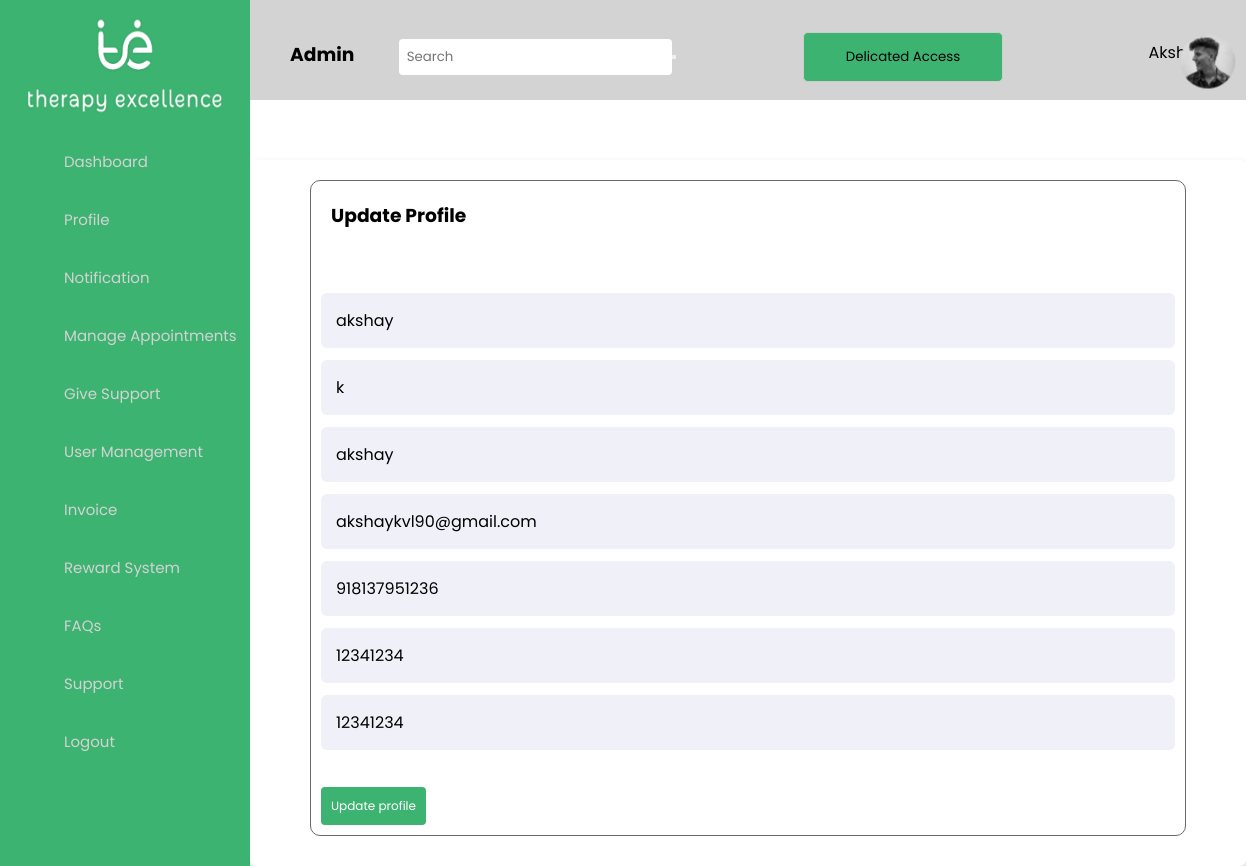
Page /caretakerupdateprofile4 on the committed database.
### caretaker/models.py (models this page shows, shortened)
class Caretaker_Profile(models.Model):
    ID=models.AutoField(primary_key=True,blank=True,unique=True)
    First_Name=models.CharField(max_length=42)
    Last_Name=models.CharField(max_length=42)
    Username= models.CharField(max_length=42)
    Email= models.EmailField()
    Phone_Number=models.IntegerField(default=0)
    Password= models.CharField(max_length=42)
    Confirm_Password= models.CharField(max_length=42)
    otp=models.CharField(max_length=6, blank=True, null=True,editable=False)
    token=models.CharField(max_length=10,blank=True,null=True,editable=True)
    uid = models.CharField(max_length=4, unique=True, editable=False)
    joining_date = models.DateTimeField(auto_now_add=True)

### caretaker/views.py (the view, shortened to what this page needs)
# urls.py: path('caretakerupdateprofile<int:ID>',views.Update_Profile,name="caretakerupdateprofile"),
def Update_Profile(request,ID, *args, **kwargs):
    cust_obj = Caretaker_Profile.objects.get(ID=ID)
    if request.method=='GET':
        return render(request, 'caretakerupdateprofile.html', {'cust_obj': cust_obj})

### templates/caretakerupdateprofile.html (shortened to what this page needs)
{% load static %}
<!DOCTYPE html>
<html lang="en">
<head>
    <link rel="stylesheet" href="{% static 'css/addprofile.css' %} ">
     <link rel="stylesheet" href="{% static 'css/Appointments.css' %} ">
    <link rel="stylesheet" href="{% static 'css/sidebar.css' %}" >
    <link href="https://unpkg.com/boxicons@2.0.7/css/boxicons.min.css" rel="stylesheet" />
    <link rel="stylesheet" href="https://cdnjs.cloudflare.com/ajax/libs/normalize/5.0.0/normalize.min.css">
    <link rel="stylesheet" href="{% static 'css/list1.css' %}" >
</head>
<body>
<div class="sidebar">
        <img src="static/img/images/logo_2.png" alt="Side Navigation Image">
      <ul class="nav-list">
        <li>
          <a href="adminhome">
           <i><iconify-icon icon="material-symbols:dashboard"></iconify-icon></i>
            <span class="links_name">Dashboard</span>
          </a>
        </li>
        <li>
          <a href="adprofile">
           <i><iconify-icon icon="iconamoon:profile-duotone"></iconify-icon></i>
            <span class="links_name">Profile</span>
          </a>
        </li>
        <li>
          <a href="adnotification">
             <i><iconify-icon icon="iconamoon:notification-duotone"></iconify-icon></i>
            <span class="links_name">Notification</span>
          </a>
        </li>
        <li>
          <ul>
          <li class="section">
              <a href="#"><i><iconify-icon icon="uil:calender"></iconify-icon></i>
                  <span class="links_name">Manage Appointments</span>
              </a>
          </li>
        </ul>
          <ul>
          <li class="section">
              <a href="#"><i><iconify-icon icon="healthicons:wold-care"></i>
                  <span class="links_name">Give Support</span>
              </a>
          </li>
          <ul>
          <li class="section">
              <a href="#"><i><iconify-icon icon="fa-solid:users"></i>
                  <span class="links_name">User Management</span>
              </a>
          </li>
              </ul>
          </li>
        <li>
            <a href="adinvoice"><i><iconify-icon icon="la:file-invoice"></i>
            <span class="links_name">Invoice</span>
          </a>
        </li>
        <li>
          <a href="adrewardsystem"><i><iconify-icon icon="fluent:reward-12-filled"></i>
            <span class="links_name">Reward System</span>
          </a>
        </li>
        <li>
            <a href="adfaq"><i><iconify-icon icon="streamline:interface-help-question-circle-circle-faq-frame-help-info-mark-more-query-question"></i>
            <span class="links_name">FAQs</span>
          </a>
        </li>
        <li>
            <a href="adsupport"><i><iconify-icon icon="bx:headphone"></i>
            <span class="links_name">Support</span>
          </a>
        </li>
        <li>
          <a href="logout">
            <i><iconify-icon icon="material-symbols:logout"></i>
            <span class="links_name">Logout</span>
          </a>
        </li>
      </ul>
    </div>
    <section class="home-section">
<nav>
    <ul>
      <li><h3><a href="#">Admin</a></li></h3>
       <li class="search-bar">
        <form>
          <input type="text" placeholder="Search">
          <button type="submit"></button>
        </form>
      </li>
      <li>
          <button class="my-button1">Delicated Access</button>
      </li>
      <img src="static/img/images/Ellipse_1.png">
       <li class="right">
  <a href="#">Akshay</a>
</li>
    </ul>
  </nav>
   <div class="container">
        <div class="profile-card">
          <h3 >Update Profile</h3>
<div class="account-info">
                    <div class="data">
</div>
</div>
        <div class="right-side">
           <form action="caretakerupdateprofile{{cust_obj.ID}}" method="POST">
            <div class="input-box">
              <input type="text" placeholder="First_Name" name="First_Name"  value="{{cust_obj.First_Name}}" required><br>
            </div>
            <div class="input-box">
               <input type="text" placeholder="Last_Name" name="Last_Name"  value="{{cust_obj.Last_Name}}" required><br>
            </div>
            <div class="input-box">
              <input type="text" placeholder="Username" name="Username"  value="{{cust_obj.Username}}" required><br>
            </div>
            <div class="input-box">
              <input type="text" placeholder="Enter Your Email" name="Email"  value="{{cust_obj.Email}}" required><br>
            </div>
            <div class="input-box">
               <input type="text" placeholder="Phone_Number" name="Phone_Number"  value="{{cust_obj.Phone_Number}}" required><br>
            </div>
            <div class="input-box">
              <input type="text" placeholder="Password" name="Password"  value="{{cust_obj.Password}}" required><br>
            </div>
            <div class="input-box">
              <input type="text" placeholder="Confirm_Password" name="Confirm_Password"  value="{{cust_obj.Confirm_Password}}" required><br>
            </div><br>
           <div>
              <button type="submit" class="my-button green-button">Update profile</button>
            </div>
          </form>
        </div>
      </div>
    </div>
</body>
</html>

### static/css/addprofile.css (style rules this page uses)
.container { max-width: 1100px; width: 100%; background: #fff; border-radius: 6px; padding: 20px 60px 30px 40px; box-shadow: 0 5px 10px rgba(0, 0, 0, 0.2); }
.right-side .input-box { height: 55px; width: 100%; margin: 12px 0; }
.right-side .input-box input, .right-side .input-box textarea { height: 100%; width: 100%; border: none; outline: none; font-size: 16px; background: #f0f1f8; border-radius: 6px; padding: 0 15px; resize: none; }

### static/css/Appointments.css (style rules this page uses)
html { box-sizing: border-box; font-family: Arial, Helvetica, sans-serif; }
body { background-image: url(/images/banner.jpg); background-size: cover; }
.profile-card h3 { padding: 10px; }
.container { height: auto; backdrop-filter: blur(20px); display: flex; justify-content: center; align-items: center; margin-top: 60px; margin-right: 10px; }
.profile-card { width: 1100px; height: auto; background-color: white; border-radius: 10px; border: 1px solid dimgray; padding: 10px; margin-left: 20px; display: grid; grid-template-rows: 10px auto; }
.account-info { display: grid; padding: 10px; margin-top:10px; margin-bottom: 10px; margin-left:-30px; margin-right: 0px; }
.data { flex-direction: column; justify-content: space-between; color: var(--secondary-color); padding: 20px; text-align: center; border: 1px solid var(--border-color); border-radius: 10px; margin-left: 10px; }

### static/css/sidebar.css (style rules this page uses)
* { margin: 0; padding: 0; box-sizing: border-box; font-family: "Poppins" , sans-serif; }
.sidebar { position: fixed; left: 0; top: 0; height: 150vh; width: 250px; background: rgb(60, 179, 113); padding: 6px 14px; z-index: 99; overflow-y: scroll; }
.sidebar img { display: block; margin: 10px auto; width: 200px; height: 100px; }
.sidebar i { color: #fff; height: 60px; min-width: 50px; font-size: 25px; text-align: center; line-height: 60px; }
.sidebar .nav-list { margin-top: 20px; height: 100%; }
.sidebar li { position: relative; margin: 8px 0; list-style: none; }
.sidebar li a { display: flex; height: 101%; width: 101%; border-radius: 12px; align-items: center; text-decoration: none; transition: all 0.4s ease; background:; }
.sidebar li a .links_name { color: lightgrey; font-size: 15px; font-weight: 400; white-space: nowrap; }
.sidebar li i { height: 50px; line-height: 50px; font-size: 18px; border-radius: 12px; }
.home-section { position: relative; background:white; min-height: 100vh; top: 0; left: 250px; width: calc(100% - 250px); transition: all 0.5s ease; z-index: 2; }
nav { background-color: lightgrey; height: 100px; }
nav ul { list-style-type: none; margin: 0; padding: 0; }
nav ul li { display: inline-block; }
nav ul li.right { float: right; }
nav ul li a { display: block; padding: 40px; color: black; text-decoration: none; }
nav ul li.search-bar { margin-left: auto; width: 400px; }
nav form { display: flex; align-items: center; }
nav input[type="text"] { padding: 8px; border: none; border-radius: 4px; }
nav img { transform: translate(315%, 50%); }
.my-button1 { width: 200px; padding: 5px; height: 50px; background-color: rgb(60, 179, 113); border: 1px solid #ccc; border-radius: 5px; }

### static/css/list1.css (style rules this page uses)
.my-button { display: inline-block; padding: 10px 10px; font-size: 12px; text-align: center; text-decoration: none; border: none; border-radius: 4px; cursor: pointer; transition: background-color 0.3s ease; }
.green-button { background-color: MediumSeaGreen; color: #fff; }

### rows in the picture
Caretaker_Profile: First_Name "akshay", Last_Name "k", Username "akshay", Email "akshaykvl90@gmail.com", Phone_Number "918137951236", Password "12341234", Confirm_Password "12341234"
